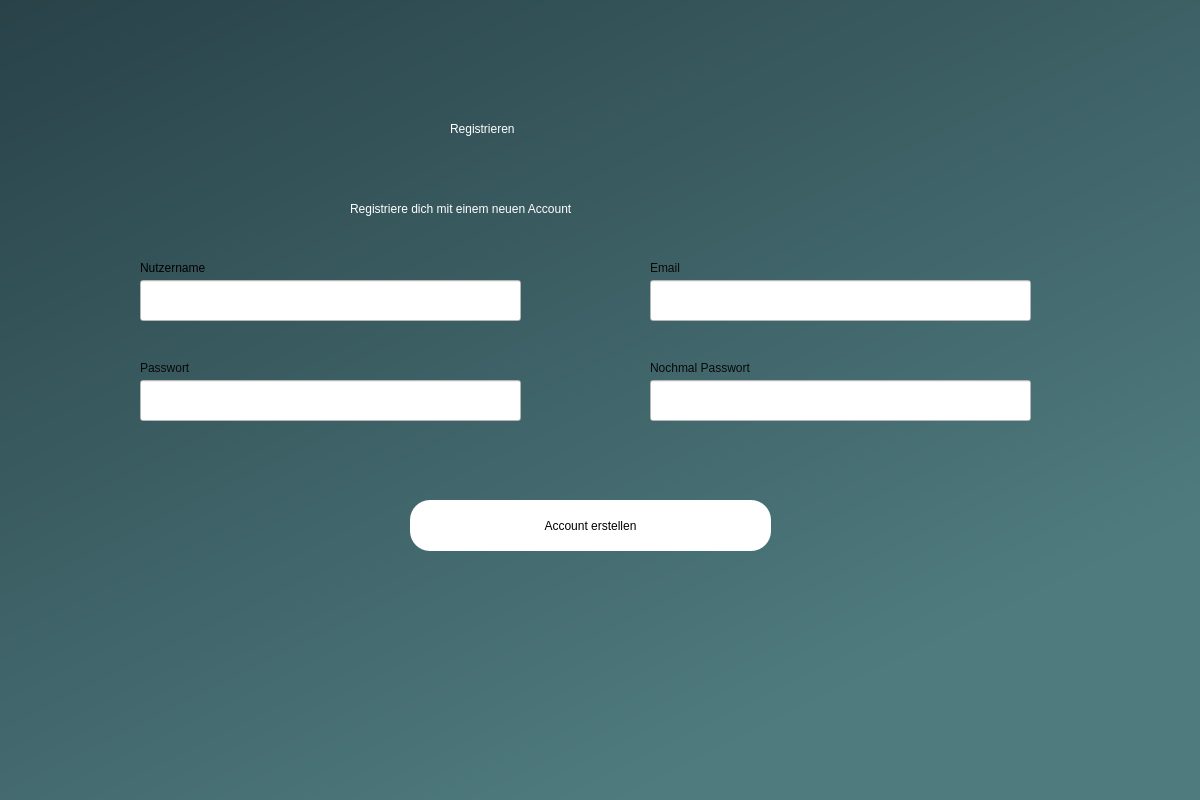
<?xml version="1.0" encoding="UTF-8"?>
<ui version="4.0">
 <class>Dialog</class>
 <widget class="QDialog" name="Dialog">
  <property name="geometry">
   <rect>
    <x>0</x>
    <y>0</y>
    <width>1200</width>
    <height>800</height>
   </rect>
  </property>
  <property name="windowTitle">
   <string>Dialog</string>
  </property>
  <widget class="QWidget" name="widget" native="true">
   <property name="geometry">
    <rect>
     <x>0</x>
     <y>0</y>
     <width>1201</width>
     <height>801</height>
    </rect>
   </property>
   <property name="styleSheet">
    <string notr="true">QWidget#widget{
background-color:qlineargradient(spread:pad, x1:0, y1:0, x2:0.669, y2:0.897727, stop:0 rgba(40, 66, 72, 255), stop:1 rgba(79, 123, 127, 255));}</string>
   </property>
   <widget class="QPushButton" name="btn_erstellen">
    <property name="geometry">
     <rect>
      <x>410</x>
      <y>500</y>
      <width>361</width>
      <height>51</height>
     </rect>
    </property>
    <property name="styleSheet">
     <string notr="true">border-radius:20px;
font: 700 18pt &quot;MS Shell Dig 2&quot;;
background-color: white;
color:black;

</string>
    </property>
    <property name="text">
     <string>Account erstellen</string>
    </property>
   </widget>
   <widget class="QLabel" name="label">
    <property name="geometry">
     <rect>
      <x>450</x>
      <y>90</y>
      <width>261</width>
      <height>78</height>
     </rect>
    </property>
    <property name="styleSheet">
     <string notr="true">font: 36pt &quot;MS Shell Dig 2&quot;;color:white;</string>
    </property>
    <property name="text">
     <string>Registrieren</string>
    </property>
   </widget>
   <widget class="QLabel" name="label_2">
    <property name="geometry">
     <rect>
      <x>350</x>
      <y>170</y>
      <width>521</width>
      <height>78</height>
     </rect>
    </property>
    <property name="styleSheet">
     <string notr="true">font: 20pt &quot;MS Shell Dig 2&quot;;color:white;</string>
    </property>
    <property name="text">
     <string>Registriere dich mit einem neuen Account</string>
    </property>
   </widget>
   <widget class="QLineEdit" name="txt_nutzername">
    <property name="geometry">
     <rect>
      <x>140</x>
      <y>280</y>
      <width>381</width>
      <height>41</height>
     </rect>
    </property>
    <property name="styleSheet">
     <string notr="true">background-color: rgb(255, 255, 255);</string>
    </property>
   </widget>
   <widget class="QLineEdit" name="txt_passwort">
    <property name="geometry">
     <rect>
      <x>140</x>
      <y>380</y>
      <width>381</width>
      <height>41</height>
     </rect>
    </property>
    <property name="styleSheet">
     <string notr="true">background-color: rgb(255, 255, 255);</string>
    </property>
   </widget>
   <widget class="QLabel" name="label_Nutzername">
    <property name="geometry">
     <rect>
      <x>140</x>
      <y>260</y>
      <width>81</width>
      <height>16</height>
     </rect>
    </property>
    <property name="styleSheet">
     <string notr="true">font: 10pt &quot;MS Shell Dig 2&quot;;
color: rgb(0, 0, 0);</string>
    </property>
    <property name="text">
     <string>Nutzername</string>
    </property>
   </widget>
   <widget class="QLabel" name="label_Password">
    <property name="geometry">
     <rect>
      <x>140</x>
      <y>360</y>
      <width>81</width>
      <height>16</height>
     </rect>
    </property>
    <property name="styleSheet">
     <string notr="true">font: 10pt &quot;MS Shell Dig 2&quot;;
color: rgb(8, 8, 8);</string>
    </property>
    <property name="text">
     <string>Passwort</string>
    </property>
   </widget>
   <widget class="QLabel" name="txt_regex">
    <property name="geometry">
     <rect>
      <x>400</x>
      <y>460</y>
      <width>381</width>
      <height>20</height>
     </rect>
    </property>
    <property name="styleSheet">
     <string notr="true">font: 12pt &quot;MS Shell Dig 2&quot;; color:red;</string>
    </property>
    <property name="text">
     <string/>
    </property>
   </widget>
   <widget class="QLineEdit" name="txt_confirmpasswort">
    <property name="geometry">
     <rect>
      <x>650</x>
      <y>380</y>
      <width>381</width>
      <height>41</height>
     </rect>
    </property>
    <property name="styleSheet">
     <string notr="true">background-color: rgb(255, 255, 255);</string>
    </property>
    <property name="text">
     <string/>
    </property>
   </widget>
   <widget class="QLabel" name="label_Password_2">
    <property name="geometry">
     <rect>
      <x>650</x>
      <y>360</y>
      <width>111</width>
      <height>16</height>
     </rect>
    </property>
    <property name="styleSheet">
     <string notr="true">font: 10pt &quot;MS Shell Dig 2&quot;;
color: rgb(8, 8, 8);</string>
    </property>
    <property name="text">
     <string>Nochmal Passwort</string>
    </property>
   </widget>
   <widget class="QLabel" name="label_email">
    <property name="geometry">
     <rect>
      <x>650</x>
      <y>260</y>
      <width>41</width>
      <height>16</height>
     </rect>
    </property>
    <property name="styleSheet">
     <string notr="true">font: 10pt &quot;MS Shell Dig 2&quot;;
color: rgb(8, 8, 8);</string>
    </property>
    <property name="text">
     <string>Email</string>
    </property>
   </widget>
   <widget class="QLineEdit" name="txt_email">
    <property name="geometry">
     <rect>
      <x>650</x>
      <y>280</y>
      <width>381</width>
      <height>41</height>
     </rect>
    </property>
    <property name="styleSheet">
     <string notr="true">background-color: rgb(255, 255, 255);</string>
    </property>
   </widget>
  </widget>
 </widget>
 <resources/>
 <connections/>
</ui>
